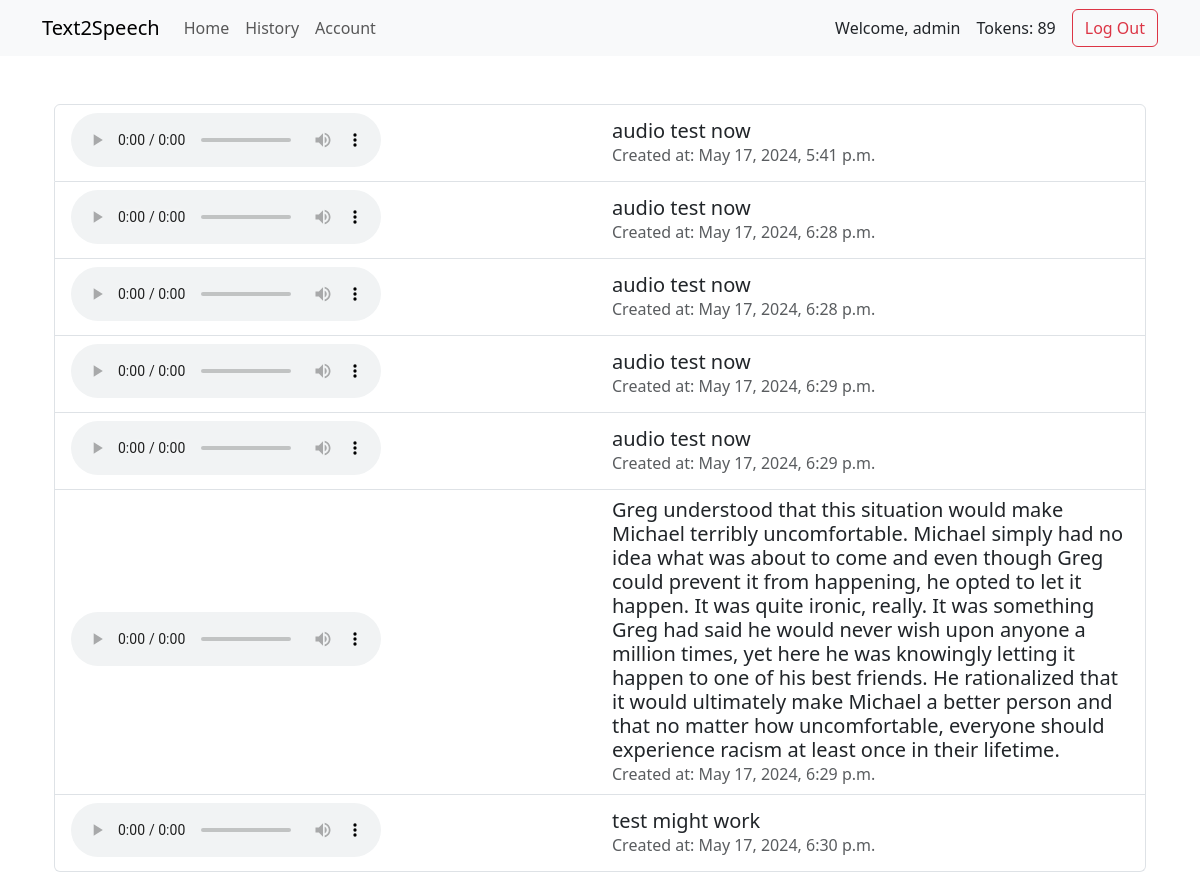
The app's page /history/ (signed in) with its own data.
### accounts/models.py (models this page shows)
class CustomUser(AbstractUser):
    tokens = models.IntegerField(default=100)

### text2speech/models.py (models this page shows, shortened)
class MP3File(models.Model):
    name = models.CharField(max_length=50)
    text = models.CharField(max_length=1000)
    file_location = models.FileField()
    owner = models.ForeignKey(CustomUser, on_delete=models.CASCADE)
    created_at = models.DateTimeField(auto_now_add=True)

### text2speech/views.py (the view)
# urls.py: path("history/", history_page_view, name="history"),
@login_required(login_url="signup")
def history_page_view(request):
    user_mp3_files = MP3File.objects.filter(owner=request.user)
    context = {
        'user_mp3_files': user_mp3_files
    }
    return render(request, 'history.html', context)

### text2speech/templates/history.html (shortened to what this page needs)
{% extends "_base.html" %}
{% block content %}
<div class="container mt-5">
    {% if user_mp3_files %}
    <div class="row">
        <div class="col">
            <ul class="list-group">
                {% for mp3_file in user_mp3_files %}
                <li class="list-group-item">
                    <div class="row align-items-center">
                        <div class="col-md-6">
                            <audio controls class="me-3" style="width: 60%;">
                                <source src="{{ MEDIA_URL }}{{ mp3_file.name }}" type="audio/mpeg">
                            </audio>
                        </div>
                        <div class="col-md-6">
                            <div>
                                <h5 class="mb-0">{{ mp3_file.text }}</h5>
                                <p class="text-muted mb-0">Created at: {{ mp3_file.created_at }}</p>
                            </div>
                        </div>
                    </div>
                </li>
                {% endfor %}
            </ul>
        </div>
    </div>
    {% else %}
    <div class="row">
        <div class="col">
            <p class="lead">You have not generated any MP3 files yet.</p>
        </div>
    </div>
    {% endif %}
</div>
{% endblock content %}

### text2speech/templates/_base.html (shortened to what this page needs)
<!DOCTYPE html>
<html lang="en">
<head>
    <link href="https://cdn.jsdelivr.net/npm/bootstrap@5.3.3/dist/css/bootstrap.min.css" rel="stylesheet">
</head>
<body>
<nav class="navbar navbar-expand-lg navbar-light bg-light">
    <div class="container">
        <a class="navbar-brand" href="/">Text2Speech</a>
        <div class="collapse navbar-collapse justify-content-between" id="navbarNavAltMarkup">
            <div class="navbar-nav">
                <a class="nav-link" href="/">Home</a>
                <a class="nav-link" href="/history">History</a>
                <a class="nav-link" href="/account">Account</a>
            </div>
            <div class="d-flex align-items-center">
                <span class="me-3">Welcome, {{ user.username }}</span>
                <span class="me-3">Tokens: {{ user.tokens }}</span>
                <form method="post" action="{% url 'logout' %}">
                    <button type="submit" class="btn btn-outline-danger">Log Out</button>
                </form>
            </div>
        </div>
    </div>
</nav>
<div class="container mt-5">
    {% block content %}
    {% endblock %}
</div>
</body>
</html>

### records on screen
CustomUser: username "admin", tokens "89"
MP3File: text "audio test now", created_at "May 17, 2024, 5:41 p.m."
MP3File: text "audio test now", created_at "May 17, 2024, 6:28 p.m."
MP3File: text "audio test now", created_at "May 17, 2024, 6:28 p.m."
MP3File: text "audio test now", created_at "May 17, 2024, 6:29 p.m."
MP3File: text "audio test now", created_at "May 17, 2024, 6:29 p.m."
MP3File: text "Greg understood that this situation would make Michael terribly uncomfortable. Michael simply had no idea what was about to come and even though Greg could prevent it from happening, he opted to let it happen. It was quite ironic, really. It was something Greg had said he would never wish upon anyone a million times, yet here he was knowingly letting it happen to one of his best friends. He rationalized that it would ultimately make Michael a better person and that no matter how uncomfortable, everyone should experience racism at least once in their lifetime.", created_at "May 17, 2024, 6:29 p.m."
MP3File: text "test might work", created_at "May 17, 2024, 6:30 p.m."
